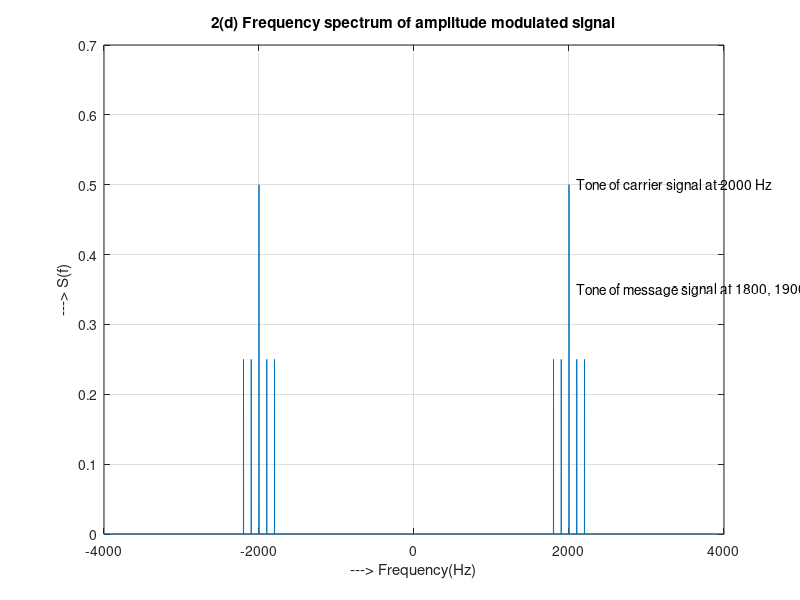

Source code (MATLAB):
close all; clear; clc;

Ac = 1; A1 = 1; A2 = 1;
f1 = 100;   f2 = 200;
fc = 2000;
fs = 50000;                 %Sampling Frequency
df = 1;                     %frequency gap
t = [0:fs-1]*1/fs;          %Time vector

m_t = A1*cos(2*pi*f1*t) + A2*cos(2*pi*f2*t);
c_t = Ac*cos(2*pi*fc*t);

%<====== 2(d) ======>
AM = c_t.*(1+m_t);

fftAM = fftshift(fft(AM))/length(AM);   %Find fft
f = [-fs/2:fs/2-1]*df;

plot(f, abs(fftAM));        %Plot the frequency spectrum
xlabel('---> Frequency(Hz)');    ylabel('---> S(f)');
title('2(d) Frequency spectrum of amplitude modulated signal');
xlim([-4000 4000]);
text(2100, 0.5, 'Tone of carrier signal at 2000 Hz');
text(2100, 0.35, 'Tone of message signal at 1800, 1900, 2100 and 2200 Hz');
grid on;
